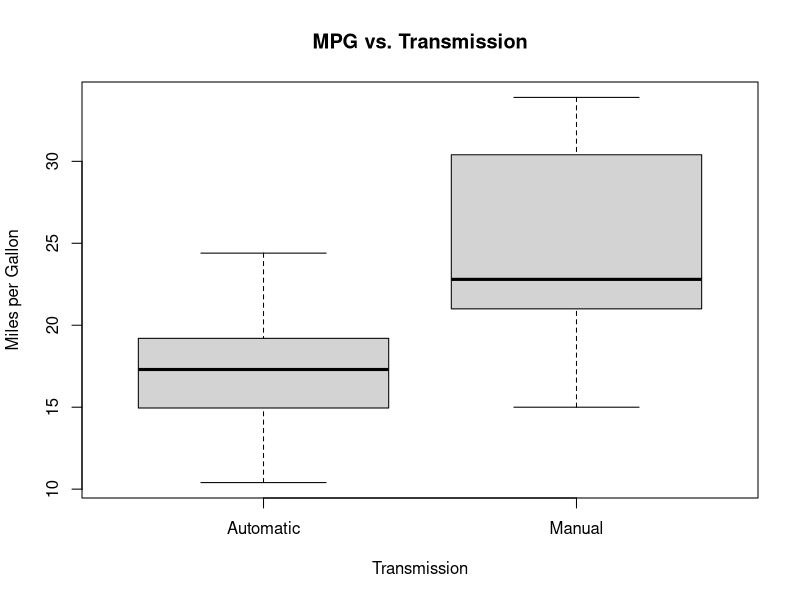
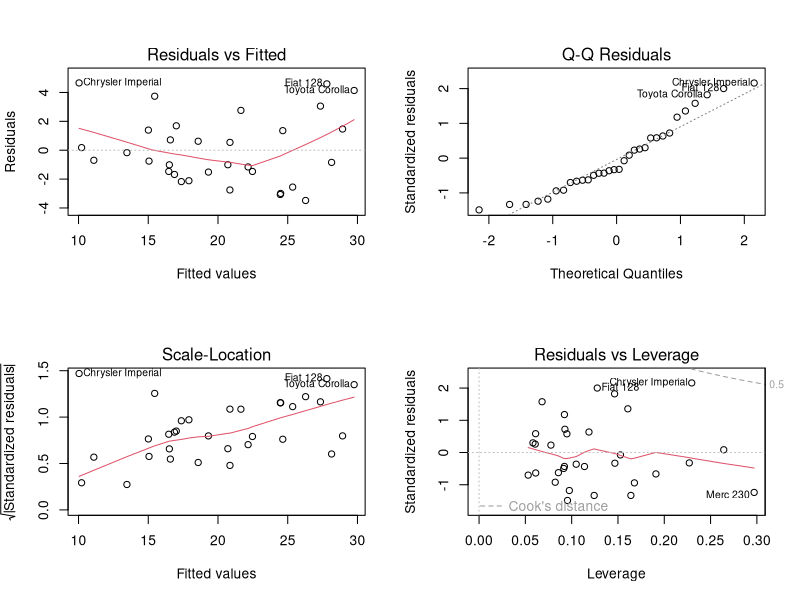

Write the R code that produced these figures, in order.
## ---- chunk 1
summary(mtcars$mpg)
aggregate(mpg~am, data=mtcars, summary)



## ---- chunk 2

t.test(mpg ~ am, data = mtcars)$p.value

## ---- chunk 3
model_1<- lm(mpg~factor(am), data = mtcars)
summary(model_1)
## ---- chunk 4
res <- cor(mtcars)
round(res, 2)
## ---- chunk 5
model_2<- step(lm(mpg ~ ., data = mtcars), trace=0)
summary(model_2)

## ---- chunk 6
boxplot(mpg ~ factor(mtcars$am,labels=c('Automatic','Manual')), 
        data=mtcars, 
        xlab="Transmission", 
        ylab="Miles per Gallon", 
        main="MPG vs. Transmission")
par(mfrow = c(2,2))
plot(model_2)

